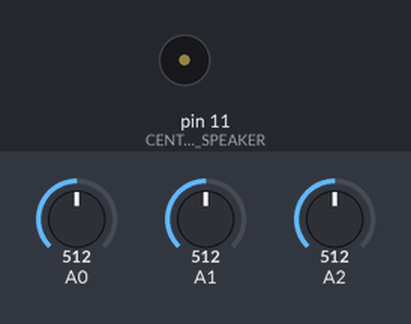
The sketch below on a simulated Arduino Uno, built with avr-gcc and run on an emulated ATmega328P. On the bench: buzzer (waves = sounding). The test bench sets the inputs (shaded band); at power-on: A2 = 512, A1 = 512, A0 = 512.

Above: at 1.8 s.
1.9 s: A2 set to 365
3.8 s: A2 set to 345
At 5.1 s:
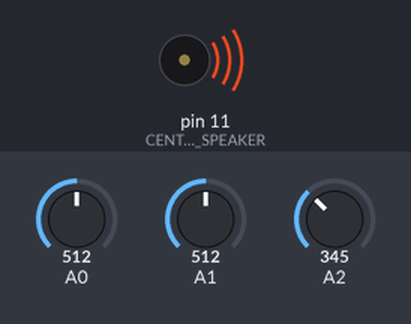
6.8 s: A1 set to 306
9.8 s: A1 set to 122
At 10.3 s:
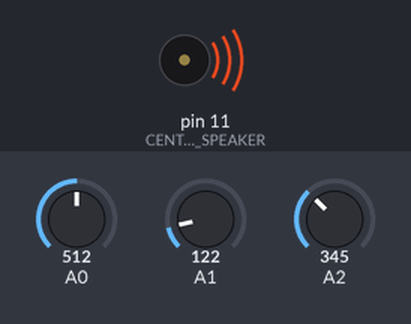
Timing chart, 0 to 12.3 s (numbered marks = the images above; inputs shaded):
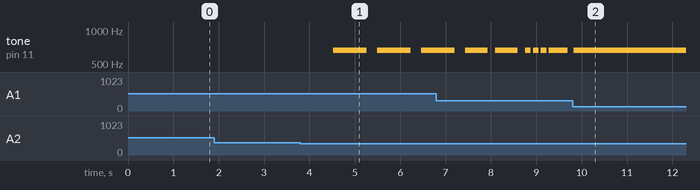

Measured:
- the behaviour switches between 359 and 358 on A2 (found by bisection; images 0 and 1)
- after the input at 1.9 s, every drawn part: stays the same
- after the input at 3.8 s, tone on pin 11 (CENTRAL_SPEAKER): alternates 659 Hz for 0.74 s and silent for 0.23 s, starting after 0.72 s
- after the input at 9.8 s, tone on pin 11 (CENTRAL_SPEAKER): goes on until 9.8 s, then stays 659 Hz

The sketch:

saccelorometer.ino
```cpp
//The Maestron by Sebastian Beltran and Chris Cenci
//The Maestron is a piece that explores the composition of music through movement.
//It was inspired by the performance of classical music where the Maestron conducst his orchestra with their baton.
//Similarly, the Maestron is a circuit that simulates a Baton and the music is played as the user moves it.
//In that sense the user is the Maestro of its own little 8-bit single tone performance.

//include external file where the notes are defined
//taken from Etude 3 template
#include "pitches.h"

//define the pins for the button and the main speaker
#define CENTRAL_SPEAKER 11

//#define RGBR 5
//#define RGBB 6
//#define RGBG 9


//initialize arrays of musical keys. each array contains the notes for each key.
int keyC [] = {NOTE_C5, NOTE_D5, NOTE_E5, NOTE_F5, NOTE_G5, NOTE_A5, NOTE_B5, NOTE_C5};
int keyEb [] = {NOTE_E4,NOTE_FS4, NOTE_G4, NOTE_A4, NOTE_B4, NOTE_C5, NOTE_D5, NOTE_E5};
int keyA [] = {NOTE_A4,NOTE_B4, NOTE_CS5, NOTE_D5, NOTE_E4, NOTE_FS5, NOTE_GS4, NOTE_E5};

int noteDuration [] = {1000/8, 1000/4, 1000/2,1000/2, 1000, 1000/2, 1000/4, 1000/8};

//declare variables for the 3 axis that will be assigned to the 3 axis of the accelerometer
int x;
int y;
int z;

//define variables used on the noise filter
const float weight = 0.5;
float prevEstX = 0.0;
float prevEstY = 0.0;
float prevEstZ = 0.0;


//get current values of the axis
float currentEstX;
float currentEstY;
float currentEstZ;

//tresshold readings of all axis readings (center of accelerometer)
int tresholdX = 345;
int tresholdY = 351;
int tresholdZ = 445;

//peak opposites for each axis
int leftX = 415;
int rightX = 280;
int frontY = 304;
int backY = 415;
int upZ = 445;
int downZ = 337;

//declare the variables that will be mapped and finally used to generate the sounds
int soundX;
int durationY;
int switchZ;

//define switches states
boolean switchZState = false;
boolean prevSwitchZState = true;

boolean switchYState = false;
boolean prevSwitchYState = true;

boolean switchXState = false;
boolean prevSwitchXState = true;


void setup() {

  // initialize the serial communications
  Serial.begin(9600);

}

//call acceleration handling and music handling
void loop()
{

  accHandling();
  musicHandler();


}


//all the accelerometer readings are averaged and then mapped to their respective variable for functionality
void accHandling(){


  //Read each analog pin and assign respective pin to the variable
  x = analogRead(0);
  y = analogRead(1);
  z = analogRead(2);

 // filter the sensor's result:
 //passing the results for a weighted average
 currentEstX = filter(x, weight, prevEstX);
 currentEstY = filter(y, weight, prevEstY);
 currentEstZ = filter(z, weight, prevEstZ);

 //save current state for future use
 prevEstX= currentEstX;
 prevEstY= currentEstY;
 prevEstZ= currentEstZ;

//define the variables that will change the behavior of the speaker
soundX = map(currentEstX, leftX-20, rightX+20, 0, 8);
durationY = map(currentEstY, frontY+20, backY-20, 0, 5);
switchZ = map(currentEstZ, upZ, downZ, 10, 0);
delay(10);
 //Print the averaged readings of the accelerometer to the monitor
//  Serial.print("x ");
//  Serial.print(currentEstX,DEC);
//  Serial.print(" y ");
//  Serial.print(currentEstY,DEC);
//  Serial.print(" z ");
//Serial.println(currentEstZ,DEC);
//  delay(500);


  }

//music handler controls the behaviors caused in the speaker by switch changes
void musicHandler(){

  //if value mapped to Z is less than 2 then switch its state
    if (switchZ <3)
  {
    if (switchZState != prevSwitchZState)
    {
      delay(700);
      switchZState = ! switchZState;
      prevSwitchZState = switchZState;

    }

  }
  else
  {
    prevSwitchZState = !switchZState;
  }

 //if value of X is less or equal to the peak on the left plus 10 then switch its state
 if (currentEstX <= rightX+10)
  {
    if (switchXState != prevSwitchXState)
    {
      delay(300);
      switchXState = ! switchXState;
      prevSwitchXState = switchXState;

    }

  }
  else
  {
    prevSwitchXState = !switchXState;


  }

  //if value of Y is less or equal to the peak on the back plus 10 then switch its state
 if (currentEstY >= backY-10)
  {
    if (switchYState != prevSwitchYState)
    {
      delay(300);
      switchYState = ! switchYState;
      prevSwitchYState = switchYState;


    }

  }
  else
  {
    prevSwitchYState = !switchYState;

  }


  //if the state of Z is false then turn on
  if (switchZState == false)
  {
    //if the state of X is false then turn on key Eb
    if(switchXState == false){

//      analogWrite(RGBR, 0);
//      analogWrite(RGBG, 0);
//      analogWrite(RGBB, 255);
      tone(CENTRAL_SPEAKER, keyEb[soundX], noteDuration[durationY]);
      delay(noteDuration[durationY]*1.3);


    }
    // else if the state of Y is false then turn on key A
    else if (switchYState == false){

//      analogWrite(RGBG, 0);
//      analogWrite(RGBB, 0);
//      analogWrite(RGBR, 255);

      tone(CENTRAL_SPEAKER, keyA[soundX], noteDuration[durationY]);
      delay(noteDuration[durationY]*1.3);


      }

      // set key C by default
      else {

//        analogWrite(RGBB, 0);
//        analogWrite(RGBR, 0);
//        analogWrite(RGBG, 255);
        tone(CENTRAL_SPEAKER, keyC[soundX], noteDuration[durationY]);
        delay(noteDuration[durationY]*1.3);

      }

  }

  //if Z state is true then turn off
  else
  {

    noTone(CENTRAL_SPEAKER);
//      analogWrite(RGBB, 0);
//      analogWrite(RGBG, 0);
//      analogWrite(RGBR, 0);
  }

  }

//filter function averaging raw readings from the sensor
//(code taken from the class slides - Weighted Average Section)
float filter (float rawValue, float w, float lastValue) {
 float result = w * rawValue + (1.0-w)*lastValue;
 return result;
}
```

pitches.h
```cpp
/*************************************************
 * Public Constants
 *************************************************/

#define NOTE_B0  31
#define NOTE_C1  33
#define NOTE_CS1 35
#define NOTE_D1  37
#define NOTE_DS1 39
#define NOTE_E1  41
#define NOTE_F1  44
#define NOTE_FS1 46
#define NOTE_G1  49
#define NOTE_GS1 52
#define NOTE_A1  55
#define NOTE_AS1 58
#define NOTE_B1  62
#define NOTE_C2  65
#define NOTE_CS2 69
#define NOTE_D2  73
#define NOTE_DS2 78
#define NOTE_E2  82
#define NOTE_F2  87
#define NOTE_FS2 93
#define NOTE_G2  98
#define NOTE_GS2 104
#define NOTE_A2  110
#define NOTE_AS2 117
#define NOTE_B2  123
#define NOTE_C3  131
#define NOTE_CS3 139
#define NOTE_D3  147
#define NOTE_DS3 156
#define NOTE_E3  165
#define NOTE_F3  175
#define NOTE_FS3 185
#define NOTE_G3  196
#define NOTE_GS3 208
#define NOTE_A3  220
#define NOTE_AS3 233
#define NOTE_B3  247
#define NOTE_C4  262
#define NOTE_CS4 277
#define NOTE_D4  294
#define NOTE_DS4 311
#define NOTE_E4  330
#define NOTE_F4  349
#define NOTE_FS4 370
#define NOTE_G4  392
#define NOTE_GS4 415
#define NOTE_A4  440
#define NOTE_AS4 466
#define NOTE_B4  494
#define NOTE_C5  523
#define NOTE_CS5 554
#define NOTE_D5  587
#define NOTE_DS5 622
#define NOTE_E5  659
#define NOTE_F5  698
#define NOTE_FS5 740
#define NOTE_G5  784
#define NOTE_GS5 831
#define NOTE_A5  880
#define NOTE_AS5 932
#define NOTE_B5  988
#define NOTE_C6  1047
#define NOTE_CS6 1109
#define NOTE_D6  1175
#define NOTE_DS6 1245
#define NOTE_E6  1319
#define NOTE_F6  1397
#define NOTE_FS6 1480
#define NOTE_G6  1568
#define NOTE_GS6 1661
#define NOTE_A6  1760
#define NOTE_AS6 1865
#define NOTE_B6  1976
#define NOTE_C7  2093
#define NOTE_CS7 2217
#define NOTE_D7  2349
#define NOTE_DS7 2489
#define NOTE_E7  2637
#define NOTE_F7  2794
#define NOTE_FS7 2960
#define NOTE_G7  3136
#define NOTE_GS7 3322
#define NOTE_A7  3520
#define NOTE_AS7 3729
#define NOTE_B7  3951
#define NOTE_C8  4186
#define NOTE_CS8 4435
#define NOTE_D8  4699
#define NOTE_DS8 4978
```
